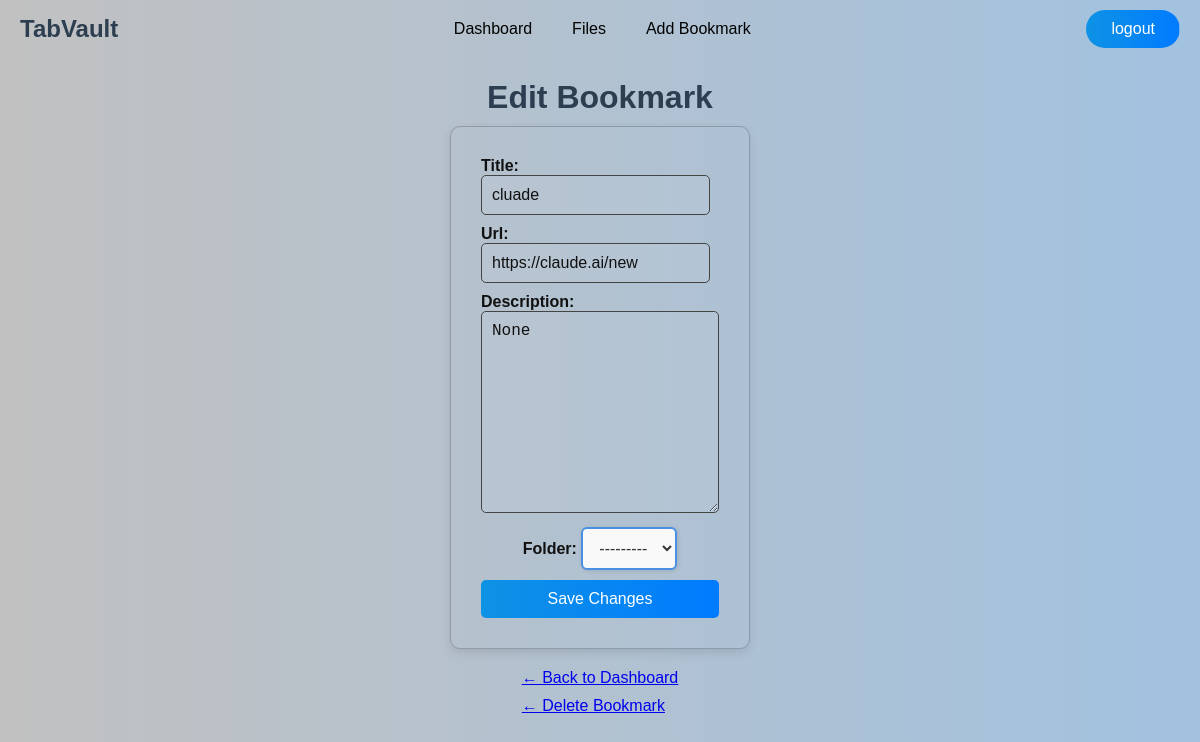
Page /dashboard/edit_bookmark/s/ (signed in) on the committed database.
### Dashboard/models.py (models this page shows, shortened)
class Bookmark(models.Model):
    user = models.ForeignKey(User, on_delete=models.CASCADE)
    title = models.CharField(max_length=255)
    url = models.URLField()
    slug = models.SlugField(max_length=255, unique=True, blank=True)
    folder = models.ForeignKey('File', on_delete=models.SET_NULL, null=True, blank=True, related_name='bookmarks')
    description = models.TextField(blank=True, null=True)
    created_at = models.DateTimeField(auto_now_add=True)
    updated_at = models.DateTimeField(auto_now=True)

### Dashboard/views.py (the view)
# urls.py: path('edit_bookmark/<slug:slug>/', views.edit_bookmark, name='edit_bookmark'),
@login_required
def edit_bookmark(request, slug):
    bookmark = Bookmark.objects.get(slug=slug)
    if request.method == "POST":
        form = forms.BookmarkForm(request.POST, request.FILES, instance=bookmark)
        if form.is_valid():
            bookmark = form.save(commit=False)
            bookmark.user = request.user
            bookmark.save() # auto generate slug
            return redirect('Dashboard:dashboard')
    else:
        form = forms.BookmarkForm(instance=bookmark)
    return render(request, 'Dashboard/edit_bookmark.html', {'form': form, 'bookmark': bookmark})

### Dashboard/models.py (called while the page is built)
    def __str__(self):
        return self.name

### Dashboard/templates/Dashboard/edit_bookmark.html (shortened to what this page needs)
{% extends "main/layout.html" %}
{% block content %}
    <h1>Edit Bookmark</h1>
    <form method="POST" enctype="multipart/form-data">
        {{ form.as_p }}
        <button type="submit">Save Changes</button>
    </form>
    <p>
        <div class="edit-links">
        <a href="{% url 'Dashboard:dashboard' %}">← Back to Dashboard</a>
        <a href="{% url "Dashboard:delete_bookmark" bookmark.slug %}">← Delete Bookmark</a>
        </div>
    </p>
{% endblock %}

### static/css/style.css (style rules this page uses)
*, *::before, *::after { box-sizing: border-box; }
* { margin: 0; padding: 0; box-sizing: border-box; }
body { background: linear-gradient(to right, #c1c1c1, #a2c2e0); color: #2c3e50; font-family: 'Montserrat', sans-serif; display: flex; justify-content: center; align-items: center; height:93vh; margin: 0; }
body { padding-top: 60px; }
button { padding: 10px 25px; background-image: linear-gradient(to left, #007bff, #1baaca); color: white; border: none; border-radius: 20px; cursor: pointer; font-size: 16px; align-self: center; background-size: 200% auto; background-position: right center; transition: background-position 0.4s ease; }
form { display: flex; flex-direction: column; gap: 15px; width: 300px; margin: 0 auto; padding: 30px; border: 1px solid rgba(0, 0, 0, 0.2); border-radius: 10px; background-color: transparent; box-shadow: 0 4px 10px rgba(0, 0, 0, 0.1); }
form label { font-weight: 600; color: #111; }
form input[type="text"], form input[type="password"], form input[type="url"] { padding: 10px; border: 1px solid #444; border-radius: 5px; font-size: 14px; color: #111; background-color: rgba(255, 255, 255, 0.05); }
form { display: flex; flex-direction: column; align-items: center; gap: 10px; }
form button { padding: 10px; font-size: 16px; cursor: pointer; border-radius: 5px; width: 100%; border: none; transition: background 0.3s ease; }
form button[type="submit"] { background-image: linear-gradient(to left, #007bff, #1baaca); color: white; }
form textarea { padding: 10px; border: 1px solid #444; border-radius: 5px; font-size: 14px; color: #111; background-color: rgba(255, 255, 255, 0.05); resize: vertical; width: 100%; min-height: 80px; box-sizing: border-box; }
.edit-links { display: flex; flex-direction: column; gap: 10px; }

### rows in the picture
Bookmark: title "cluade", url "https://claude.ai/new", description "None", folder "---------"
